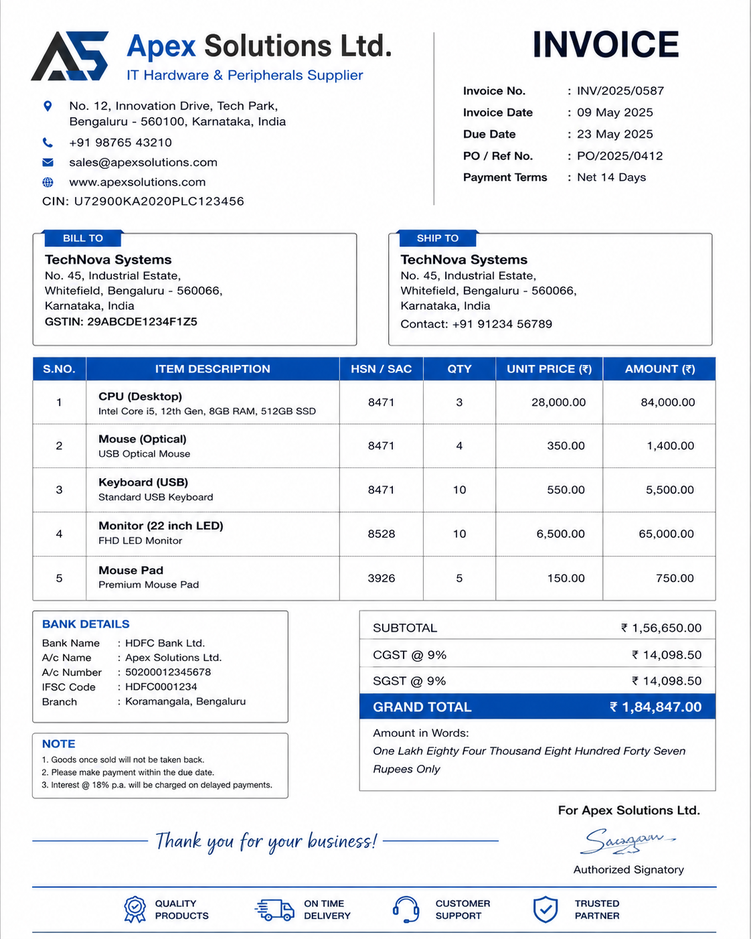
#> input picture Pillar 4/invoice_01.png, 751 x 939 px, shrunk from 1122 x 1402 before the run; its folder holds only this picture in this run
$ python pillar_4_forensics.py invoice_01.png
#> lines starting #> are read from the running program, lines starting #| are printed output that depends on the picture; after the words box and inside, x2 and y2 are one past the last pixel; in counts of white or black regions, pixels touching at a corner belong together
import cv2
import pytesseract
import re
import numpy as np
import pandas as pd
import matplotlib.pyplot as plt
import seaborn as sns
from scipy.stats import chisquare
import json
import os
import sys
from typing import Union

# Set Seaborn style for publication-quality plots
sns.set_theme(style="whitegrid", context="paper")
plt.rcParams.update({
    'font.size': 12,
    'axes.titlesize': 14,
    'axes.labelsize': 12,
    'xtick.labelsize': 10,
    'ytick.labelsize': 10,
    'legend.fontsize': 10,
    'figure.titlesize': 16,
    'figure.dpi': 300
})

def extract_text_from_image(image_path: str) -> str:
    """Preprocesses the image and extracts text using Tesseract OCR."""
#> called with image_path = 'invoice_01.png'
    if not os.path.exists(image_path):
        raise FileNotFoundError(f"Image file not found: {image_path}")

    # Read image
    img = cv2.imread(image_path)
#> img is the input picture: shape (939, 751, 3); mean B, G, R 240, 235.1, 231.9
    if img is None:
        raise ValueError(f"Could not read image: {image_path}")

    # Preprocessing
    # Convert to grayscale
    gray = cv2.cvtColor(img, cv2.COLOR_BGR2GRAY)
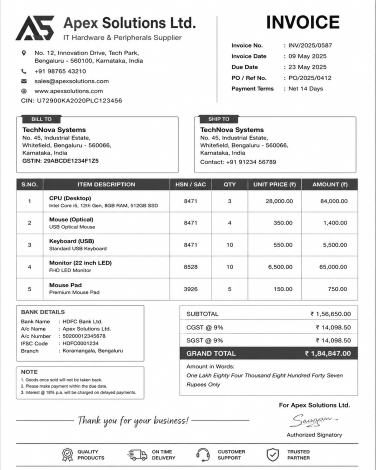
#> gray: shape (939, 751) (shown at 1/2 size); min 0, max 255, mean 234.7

    # Apply Gaussian blur to reduce noise
    blurred = cv2.GaussianBlur(gray, (5, 5), 0)

    # Adaptive thresholding
    thresh = cv2.adaptiveThreshold(blurred, 255, cv2.ADAPTIVE_THRESH_GAUSSIAN_C,
                                   cv2.THRESH_BINARY, 11, 2)
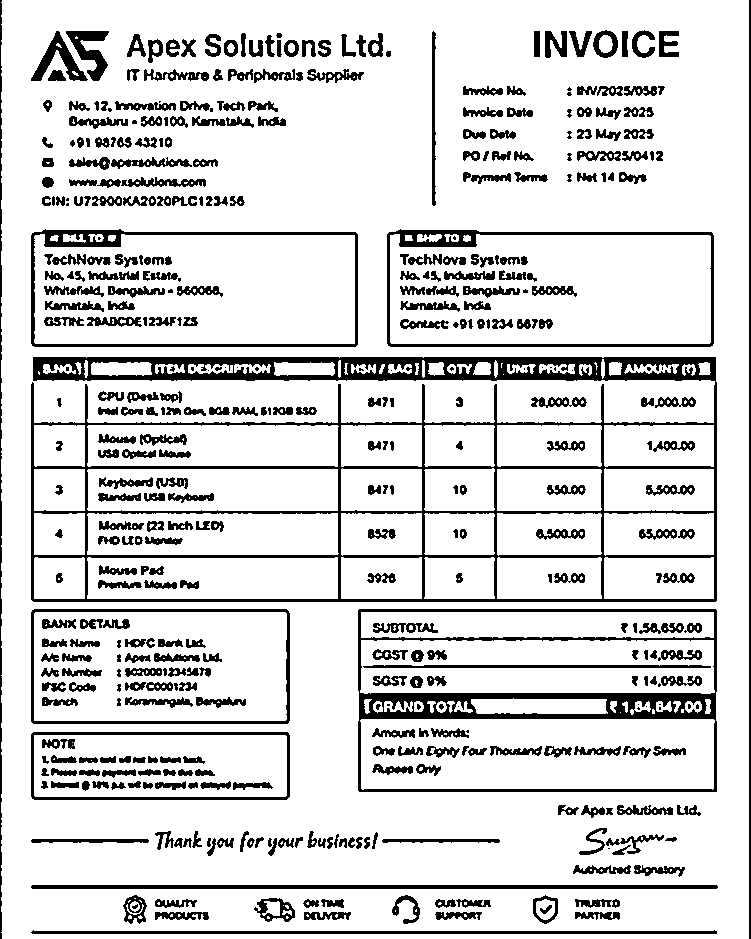
#> thresh: shape (939, 751); 84.3% white; 463 black regions (47 under 20 px), largest, box (x1, y1, x2, y2) and area: (31, 357, 717, 602) 24416, (358, 609, 717, 792) 9807, (31, 229, 358, 347) 3424

    # Extract text
    # Assuming standard pytesseract installation
    custom_config = r'--oem 3 --psm 6'
    text = pytesseract.image_to_string(thresh, config=custom_config)

    return text

# [99 lines left out: functions extract_leading_digits, extract_digits_from_csv, calculate_benford_metrics, generate_decision, not called in this run]

def generate_artifacts(input_file: str, output_prefix: str = "usmfe_pillar4"):
    """Runs the forensic analysis and generates required artifacts."""
    print(f"Starting USMFE Pillar 4 Analysis on: {input_file}")

    # Create a directory named after the output prefix to store the results
    os.makedirs(output_prefix, exist_ok=True)

    ext = os.path.splitext(input_file)[1].lower()
    try:
        if ext in ['.csv']:
            leading_digits = extract_digits_from_csv(input_file)
        elif ext in ['.png', '.jpg', '.jpeg']:
            text = extract_text_from_image(input_file)
            leading_digits = extract_leading_digits(text)
        else:
            raise ValueError(f"Unsupported file format: {ext}")
    except Exception as e:
        print(f"Error during extraction: {e}")
        return

    try:
        metrics = calculate_benford_metrics(leading_digits)
    except ValueError as e:
        print(e)
        return

    verdict, confidence = generate_decision(metrics['mae'], metrics['p_value'], metrics['n'])
    digits = np.arange(1, 10)

    # --- ARTIFACT A: Publication-Quality Plot ---
    fig, ax = plt.subplots(figsize=(8, 5))
    ax.bar(digits, metrics['observed_freq'], color='gray', alpha=0.7, label='Observed Frequency')
    ax.plot(digits, metrics['expected_freq'], color='darkblue', marker='o', linewidth=2, markersize=8, label='Benford (Theoretical)')

    ax.set_xticks(digits)
    ax.set_xlabel("Leading Digit (1-9)", fontweight='bold')
    ax.set_ylabel("Frequency", fontweight='bold')
    ax.set_title("Benford's Law Analysis: Document Authenticity", fontweight='bold')
    ax.set_ylim(0, max(max(metrics['observed_freq']), max(metrics['expected_freq'])) + 0.05)

    annotation_text = f"MAE: {metrics['mae']:.4f}\np-value: {metrics['p_value']:.4e}\nVerdict: {verdict}"
    props = dict(boxstyle='round', facecolor='white', alpha=0.9, edgecolor='gray')
    ax.text(0.65, 0.95, annotation_text, transform=ax.transAxes, fontsize=10, verticalalignment='top', bbox=props)

    ax.legend(loc='upper right')
    plt.tight_layout()

    plot_file = os.path.join(output_prefix, f"{os.path.basename(output_prefix)}_plot.png")
    plt.savefig(plot_file, dpi=300)
    plt.close()
    print(f"[+] Artifact A generated: {plot_file}")

    # --- ARTIFACT B: Quantitative Forensic Table ---
    abs_diff = np.abs(metrics['observed_freq'] - metrics['expected_freq'])

    df = pd.DataFrame({
        'Leading Digit (1-9)': digits,
        'Observed Count': metrics['observed_counts'],
        'Observed %': (metrics['observed_freq'] * 100).round(2),
        'Expected Benford %': (metrics['expected_freq'] * 100).round(2),
        'Absolute Difference': abs_diff.round(4)
    })

    table_file = os.path.join(output_prefix, f"{os.path.basename(output_prefix)}_table.csv")
    df.to_csv(table_file, index=False)
    md_table = df.to_markdown(index=False)
    print(f"[+] Artifact B generated: {table_file}")
    print("\n" + md_table + "\n")

    # --- ARTIFACT C: Telemetry Verdict JSON ---
    telemetry = {
        "pillar": "Pillar 4 - Financial Forensics",
        "total_numbers_analyzed": metrics['n'],
        "mean_absolute_error_mae": float(metrics['mae']),
        "chi_square_statistic": float(metrics['chi2_stat']),
        "p_value": float(metrics['p_value']),
        "verdict": verdict,
        "confidence_score": float(confidence)
    }

    json_file = os.path.join(output_prefix, f"{os.path.basename(output_prefix)}_telemetry.json")
    with open(json_file, 'w') as f:
        json.dump(telemetry, f, indent=4)
    print(f"[+] Artifact C generated: {json_file}")

    return telemetry

if __name__ == "__main__":
    import argparse
    parser = argparse.ArgumentParser(description="USMFE Pillar 4 - Document & Financial Forensics")
    parser.add_argument("input", help="Path to image, csv file, or a directory containing images for batch processing")
    parser.add_argument("--out", default="usmfe_pillar4", help="Prefix for output artifacts (only used if input is a single file)")

    args = parser.parse_args()

    if os.path.isdir(args.input):
        print(f"[*] Batch processing directory: {args.input}")
        valid_exts = ('.png', '.jpg', '.jpeg', '.csv')
        for filename in os.listdir(args.input):
            if filename.lower().endswith(valid_exts):
                full_path = os.path.join(args.input, filename)
                base_name = os.path.splitext(filename)[0]
                print(f"\n--- Processing {filename} ---")
                generate_artifacts(full_path, base_name)
    else:
        generate_artifacts(args.input, args.out)
#> (the call stopped at in extract_text_from_image, `text = pytesseract.image_to_string(thresh, config=custom_config)`: pytesseract is not available in this run)

$ run again, on Pillar 4/invoice_5.png
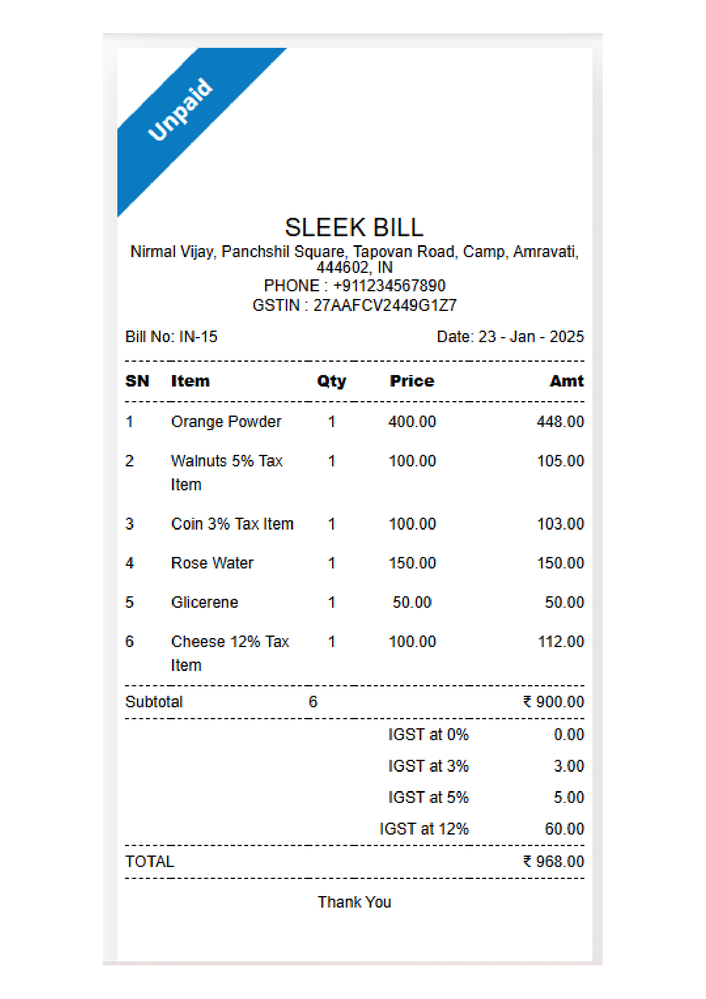
#> input picture Pillar 4/invoice_5.png, 706 x 999 px, shrunk from 1654 x 2339 before the run
#> in extract_text_from_image, img is the input picture: shape (999, 706, 3); mean B, G, R 247.4, 246.3, 244.7
#> in extract_text_from_image, `gray = cv2.cvtColor(img, cv2.COLOR_BGR2GRAY)`:
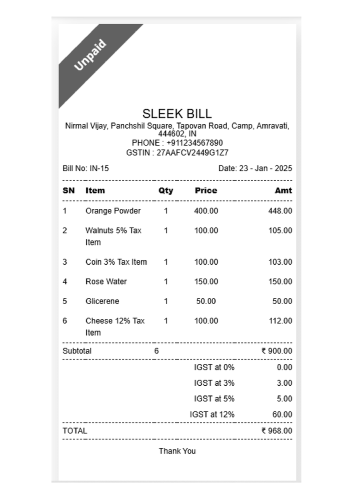
#> gray: shape (999, 706) (shown at 1/2 size); min 0, max 255, mean 246
#> in extract_text_from_image, `thresh = cv2.adaptiveThreshold(blurred, 255, cv2.ADAPTIVE_THRESH_GAUSS..`:
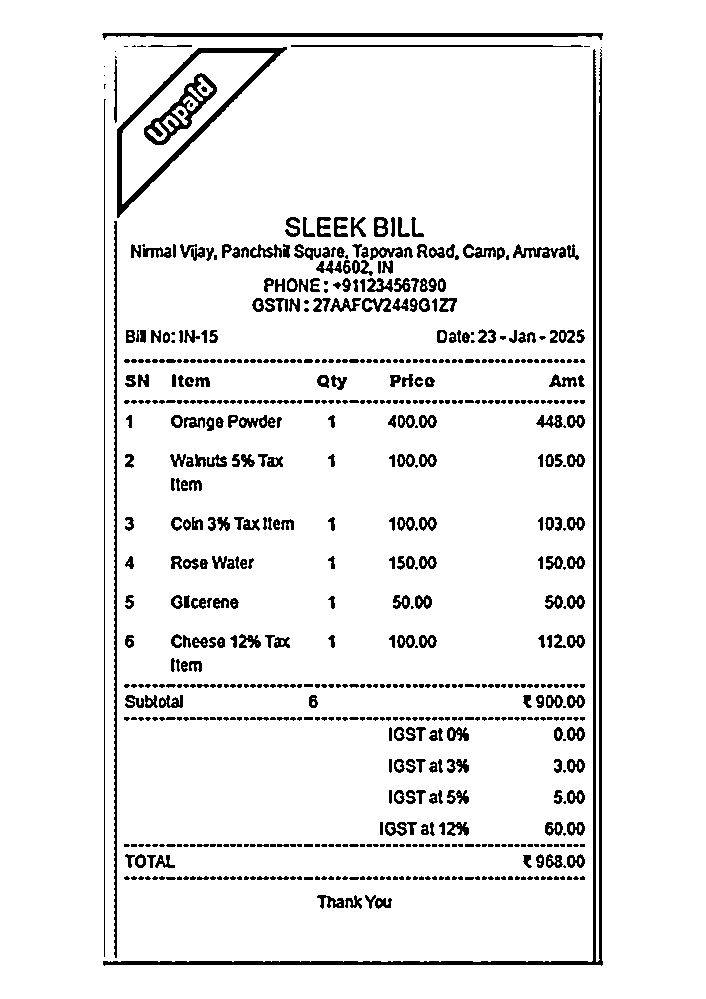
#> thresh: shape (999, 706); 93.1% white; 707 black regions (380 under 20 px), largest, box (x1, y1, x2, y2) and area: (103, 49, 603, 966) 7331, (117, 47, 287, 218) 2623, (102, 33, 603, 40) 1962
